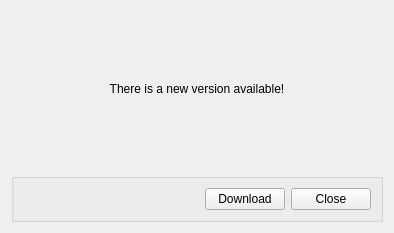
<?xml version="1.0" encoding="UTF-8"?>
<ui version="4.0">
 <class>Form</class>
 <widget class="QWidget" name="Form">
  <property name="geometry">
   <rect>
    <x>0</x>
    <y>0</y>
    <width>394</width>
    <height>233</height>
   </rect>
  </property>
  <property name="windowTitle">
   <string>Form</string>
  </property>
  <property name="windowIcon">
   <iconset>
    <normaloff>../img/icon.svg</normaloff>../img/icon.svg</iconset>
  </property>
  <layout class="QGridLayout" name="gridLayout_2">
   <item row="0" column="0">
    <widget class="QLabel" name="label_update">
     <property name="text">
      <string>There is a new version available!</string>
     </property>
     <property name="alignment">
      <set>Qt::AlignCenter</set>
     </property>
    </widget>
   </item>
   <item row="1" column="0">
    <widget class="QGroupBox" name="groupBox">
     <property name="sizePolicy">
      <sizepolicy hsizetype="Minimum" vsizetype="Maximum">
       <horstretch>0</horstretch>
       <verstretch>0</verstretch>
      </sizepolicy>
     </property>
     <property name="title">
      <string/>
     </property>
     <layout class="QHBoxLayout" name="horizontalLayout">
      <item>
       <spacer name="horizontalSpacer_buttons">
        <property name="orientation">
         <enum>Qt::Horizontal</enum>
        </property>
        <property name="sizeHint" stdset="0">
         <size>
          <width>40</width>
          <height>20</height>
         </size>
        </property>
       </spacer>
      </item>
      <item>
       <widget class="QPushButton" name="pushButton_download">
        <property name="text">
         <string>Download</string>
        </property>
       </widget>
      </item>
      <item>
       <widget class="QPushButton" name="pushButton_close">
        <property name="text">
         <string>Close</string>
        </property>
       </widget>
      </item>
     </layout>
    </widget>
   </item>
  </layout>
 </widget>
 <resources/>
 <connections/>
</ui>
